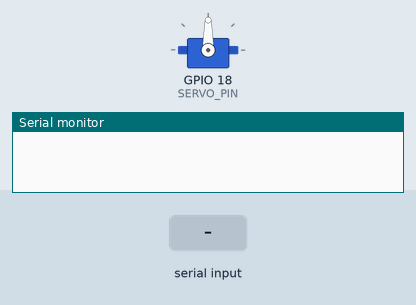
Bench run of a sketch on a simulated ESP32. On the bench: servo, the last lines printed to the serial monitor. The inputs (shaded band) are chosen by the test bench.

Above: at 1.2 s.
1.3 s: "30,150\n" received over Serial
At 2.2 s:
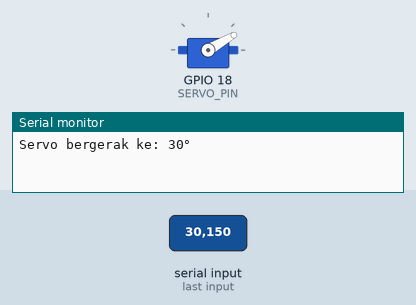
2.8 s: "5\n" received over Serial
At 3.3 s:
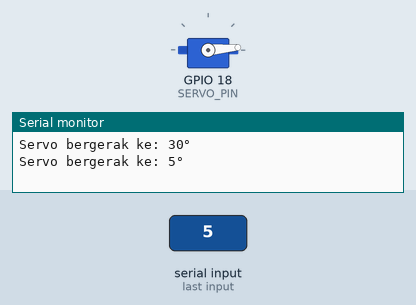
4.3 s: "90,45\n" received over Serial
At 5.6 s:
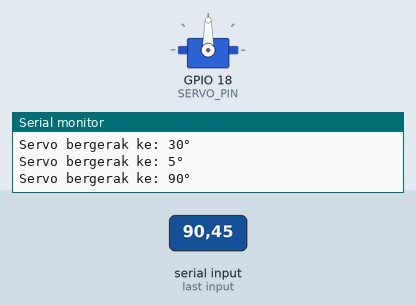
Timing chart, 0 to 7.3 s (numbered marks = the images above; inputs shaded):
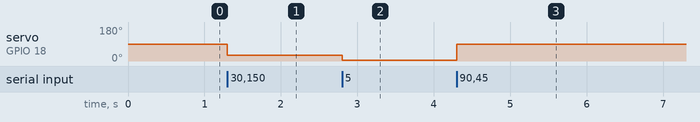

Measured:
- after the input at 1.3 s, servo on GPIO 18 (SERVO_PIN): 90° → 30° at once
- after the input at 2.8 s, servo on GPIO 18 (SERVO_PIN): 30° → 5° at once
- after the input at 4.3 s, servo on GPIO 18 (SERVO_PIN): 5° → 90° at once

The sketch:

Servo.ino
```cpp
#include <ESP32Servo.h>

Servo servo;
const int SERVO_PIN = 18;
const int MIN_ANGLE = 0;
const int MAX_ANGLE = 180;

void setup() {
  Serial.begin(115200);
  while (!Serial);

  servo.attach(SERVO_PIN);
}

void loop() {
  if (Serial.available() > 0) {
    int angle = Serial.parseInt();

    while (Serial.available() > 0) {
      Serial.read();
    }

    if (angle >= MIN_ANGLE && angle <= MAX_ANGLE) {
      servo.write(angle);
      Serial.print("Servo bergerak ke: ");
      Serial.print(angle);
      Serial.println("°");
    } else {
      Serial.println("Error: Sudut harus 0-180!");
    }
  }
}
```
